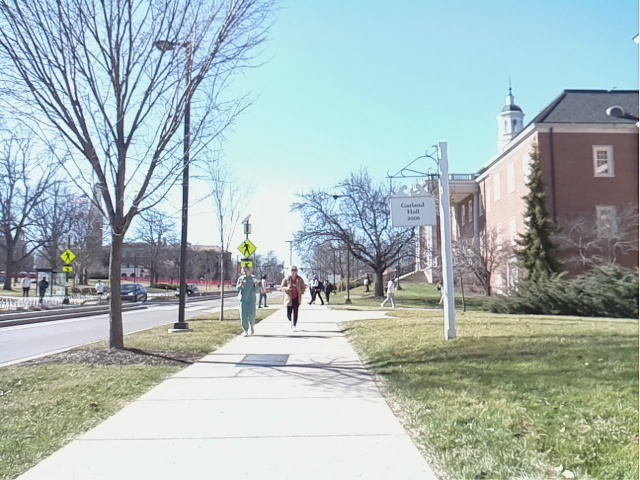
#> input picture src/lane_detection/src/images/img2.jpg, 640 x 480 px; its folder holds only this picture in this run
$ python -i firstTest.py   (imports and definitions only)   (older library calls are emulated)
#> lines starting #> are read from the running program, lines starting #| are printed output that depends on the picture
#> further down, picture is the input picture: shape (480, 640, 3); mean B, G, R 183.7, 184.4, 169.3


import numpy as np
import matplotlib.pyplot as plt
import pandas as pd
import cv2
from scipy import signal
from scipy.signal import find_peaks
from sklearn import linear_model
from os import listdir
from clear_cache import clear as clear_cache
import matplotlib #inline


path = "/home/selfdrivingcar/Pictures/NewGrassImages/Working/"

# [22 lines left out: function getResizedImage, not called in this run]


def preprocessImage(image, low_threshold = 40, high_threshold = 250):
#> called with low_threshold = 40, high_threshold = 250
    kernel = np.ones((3,3),np.float32)/9

    dst = cv2.filter2D(image,-1,kernel)

    img_dilation = cv2.dilate(dst, kernel, iterations=3)
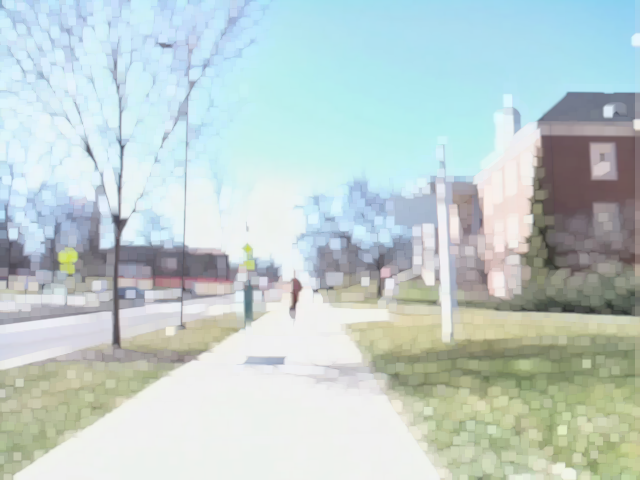
#> img_dilation: shape (480, 640, 3); mean B, G, R 205.5, 206.9, 191.7
    img_erosion2 = cv2.erode(img_dilation, kernel, iterations=3)
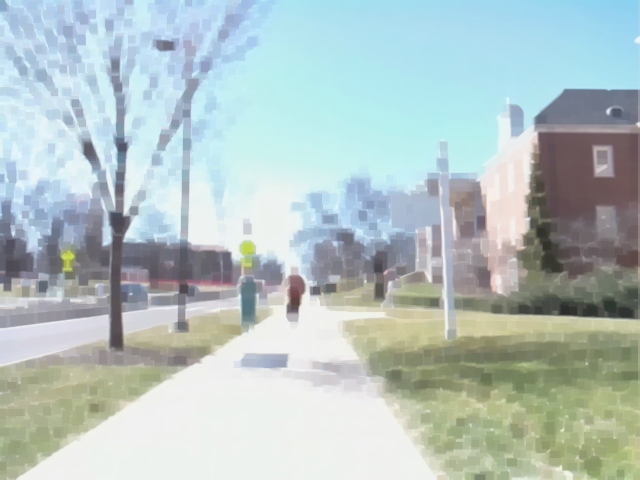
#> img_erosion2: shape (480, 640, 3); mean B, G, R 193.8, 194.8, 179.5

#     low_threshold = 100
#     high_threshold = 250


    edges = cv2.Canny(img_erosion2, low_threshold, high_threshold)
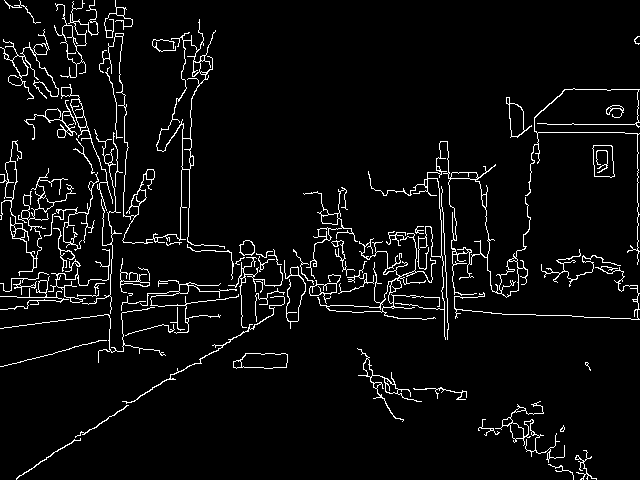
#> edges: shape (480, 640); 4.9% white in thin lines or dots
    fig = plt.figure(figsize=(20, 10))
    fig.add_subplot(1, 5, 1)
    plt.imshow(edges, cmap="gray")


    sobelx = cv2.Sobel(src=edges, ddepth=cv2.CV_64F, dx=1, dy=0, ksize=5) # Sobel Edge Detection on the X axis
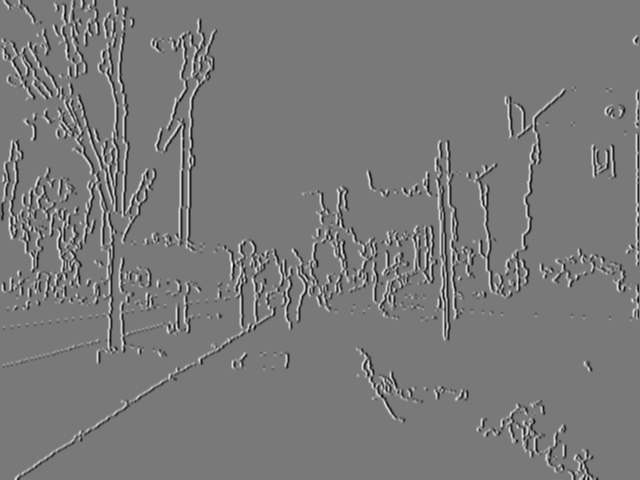
#> sobelx: shape (480, 640) float64; min -10965, max 11985, mean 4; drawn with min black and max white
    sobely = cv2.Sobel(src=edges, ddepth=cv2.CV_64F, dx=0, dy=1, ksize=5) # Sobel Edge Detection on the Y axis
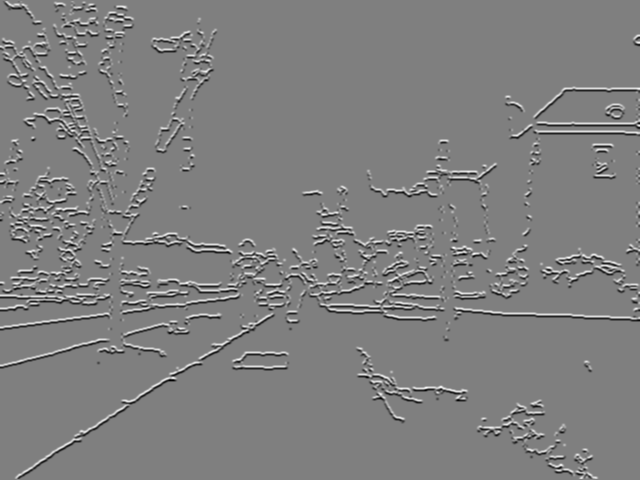
#> sobely: shape (480, 640) float64; min -10965, max 10965, mean 0.5; drawn with min black and max white
    sobelxy = cv2.Sobel(src=edges, ddepth=cv2.CV_64F, dx=1, dy=1, ksize=5) # Sobel Edge Detection on the Y axis
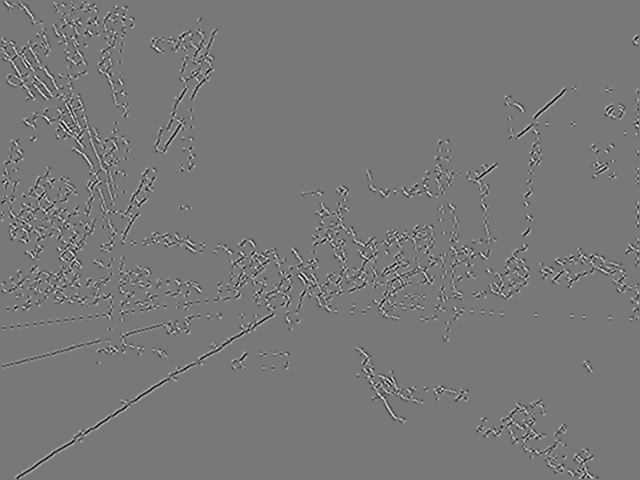
#> sobelxy: shape (480, 640) float64; min -4080, max 4590, mean 0; drawn with min black and max white
    temp = cv2.bitwise_and(sobelx, sobely)
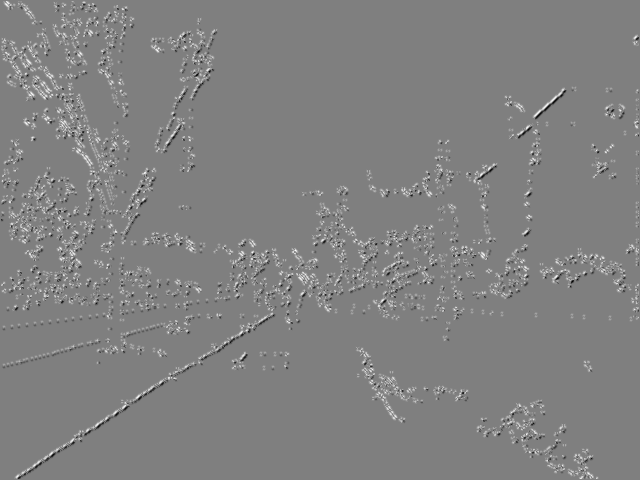
#> temp: shape (480, 640) float64; min -7648, max 7648, mean 109.9; drawn with min black and max white
    #temp[:130,:]=-2000
    print(img_erosion2)
#> (printed output is left out)
    #for i in range(110):
    #    temp[239-i, :20+i]=-2000
    #    temp[239-i, 290-i:]=-2000
    #    temp[239-i, 80+i:220-i]=-2000


    fig.add_subplot(1, 5, 2)
    plt.imshow(sobelx)
    fig.add_subplot(1, 5, 3)
    plt.imshow(sobely)
    fig.add_subplot(1, 5, 4)
    plt.imshow(temp)
    fig.add_subplot(1, 5, 5)
    plt.imshow(sobelxy)
    plt.show()


    return temp

# [121 lines left out: functions detectDataPoint, fitRANSAC, outputFrame, plotFrame, response, not called in this run]


counter = 1
# [32 lines not run here, left out]
    ### Fit Ransac


>>> import cv2
>>> picture = cv2.imread('../images/img2.jpg')
>>> result = preprocessImage(picture)

$ run again, on src/lane_detection/src/images/img4.jpg
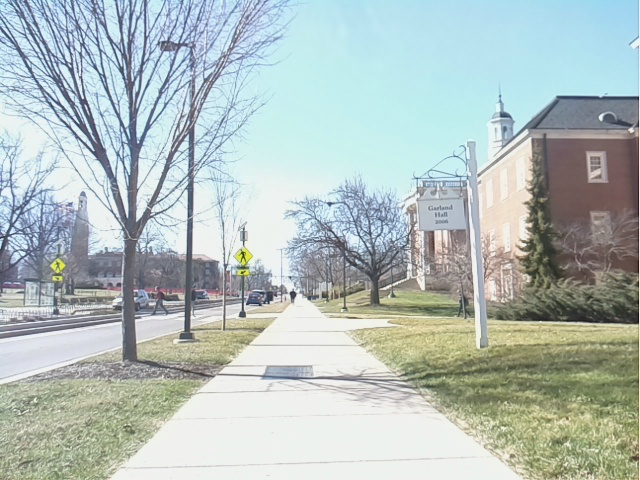
#> input picture src/lane_detection/src/images/img4.jpg, 640 x 480 px
#> picture is the input picture: shape (480, 640, 3); mean B, G, R 188.5, 190.9, 178.5
#> in preprocessImage, `edges = cv2.Canny(img_erosion2, low_threshold, high_threshold)`:
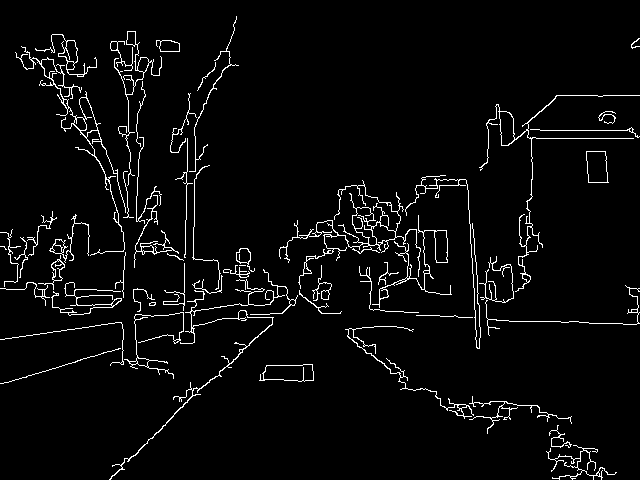
#> edges: shape (480, 640); 3.9% white in thin lines or dots
#> in preprocessImage, `temp = cv2.bitwise_and(sobelx, sobely)`:
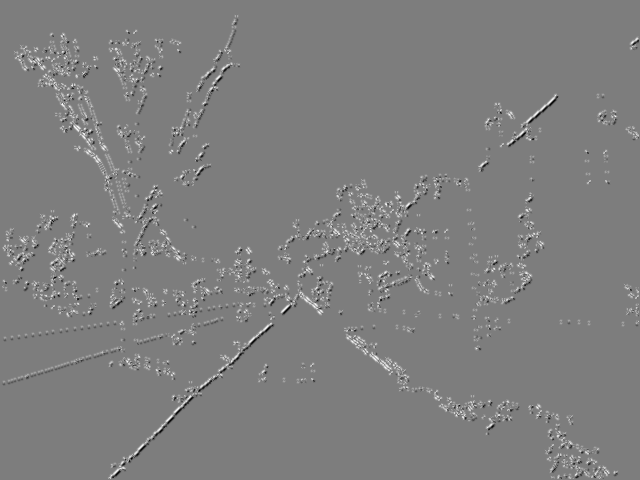
#> temp: shape (480, 640) float64; min -7395, max 7648, mean 89.1; drawn with min black and max white
#> (printed output is left out)
